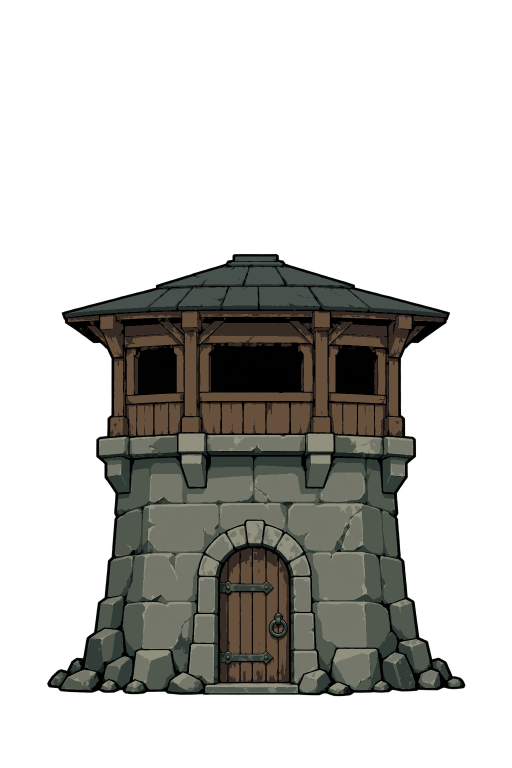
#> input picture docs/concepts/gloam-renewed/level-1.png, 1024 x 1536 px, found by its file name (shown at 1/2 size)
$ python gloamwatch_alignment.py ../docs/concepts/gloam-renewed/level-1.png
#> lines starting #> are read from the running program, lines starting #| are printed output that depends on the picture; after the words box and inside, x2 and y2 are one past the last pixel; in counts of white or black regions, pixels touching at a corner belong together
#> in run, a is the input picture: shape (1536, 1024, 4); mean R, G, B, A 24.7, 24.4, 21, 84.3
"""Measure the shared front-step anchor; optionally align by integer translation.

Run against the fixed-palette PNGs. No scaling, interpolation or palette changes.
The anchor is the center of the lowest step at its bottom ink stroke's top edge.
"""
import argparse
import json
from pathlib import Path

import numpy as np
from PIL import Image

from gloamwatch_palette import NAMES, PALETTE

TARGET = (512, 1457)


def measure(a, probe_x):
#> called with probe_x = 450
    solid = (a[..., 3] > 240) & (a[..., :3].max(axis=2) > 25)
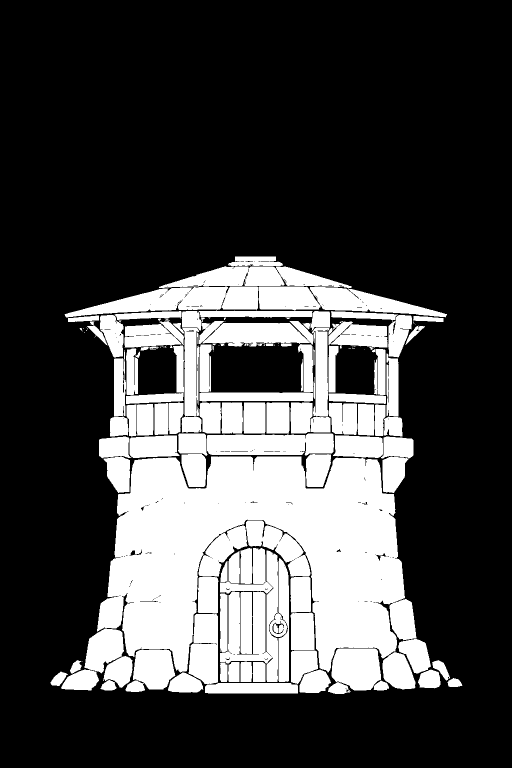
#> solid: shape (1536, 1024) bool (shown at 1/2 size); 27.5% white; 163 white regions (52 under 20 px), largest, box (x1, y1, x2, y2) and area: (194, 913, 833, 1345) 162418, (440, 1096, 578, 1364) 22554, (129, 573, 516, 635) 13120
    rows = np.flatnonzero(solid[1380:1480, probe_x]) + 1380
#> rows = [1380, 1381, 1382, 1383, 1384, 1385, 1386]
    baseline = int(rows[-1]) + 1
#> baseline = 1387
    row = baseline - 2
#> row = 1385
    left = right = probe_x
    while solid[row, left - 1]:
        left -= 1
#> this loop made 40 passes
#> left on passes 1 to 12: 449, 448, 447, 446, 445, 444, 443, 442, 441, 440, 439, 438
#> after the loop, left = 410
    while solid[row, right + 1]:
        right += 1
#> this loop made 145 passes
#> after the loop, right = 595
    center = (left + right + 1) / 2
#> center = 503
    return {'anchor': [int(round(center)), baseline],
            'step_center_x': center, 'step_edges': [left, right + 1]}


def run(source, destination):
    report = {'canvas': [1024, 1536], 'target_anchor': list(TARGET),
              'method': 'integer translation only; no resizing or interpolation',
              'files': {}}
    if destination:
        destination.mkdir(parents=True, exist_ok=True)
    allowed = {tuple(c) for c in PALETTE}
    for name in NAMES:
        a = np.array(Image.open(source / (name + '.png')).convert('RGBA'))
        assert a.shape == (1536, 1024, 4)
        before = measure(a, 450)
#> before = {'anchor': [503, 1387], 'step_center_x': 503, 'step_edges': [410, 596]}
        dx, dy = (TARGET[i] - before['anchor'][i] for i in range(2))
#> dx = 9; dy = 70
        item = {'before': before, 'translation': [dx, dy]}
        if destination:
            out = np.zeros_like(a)
            sx0, sx1 = max(0, -dx), min(1024, 1024 - dx)
            sy0, sy1 = max(0, -dy), min(1536, 1536 - dy)
            retained = np.zeros(a.shape[:2], dtype=bool)
            retained[sy0:sy1, sx0:sx1] = True
            assert not np.any((a[..., 3] >= 128) & ~retained), 'Visible artwork would be clipped'
            out[sy0+dy:sy1+dy, sx0+dx:sx1+dx] = a[sy0:sy1, sx0:sx1]
            after = measure(out, TARGET[0])
            assert after['anchor'] == list(TARGET)
            assert abs(after['step_center_x'] - TARGET[0]) <= 0.5
            colors = {tuple(c) for c in out[..., :3][out[..., 3] > 0]}
            assert colors <= allowed
            assert np.array_equal(out[sy0+dy:sy1+dy, sx0+dx:sx1+dx], a[sy0:sy1, sx0:sx1])
            Image.fromarray(out).save(destination / (name + '.png'))
            item.update(after=after, palette_preserved=True, retained_pixels_identical=True,
                        clipped_alpha_at_least_128=0,
                        clipped_low_alpha_pixels=int(np.count_nonzero((a[..., 3] > 0) & ~retained)))
        report['files'][name] = item
#> pass 2 of the loop in run, `for name in NAMES:`:
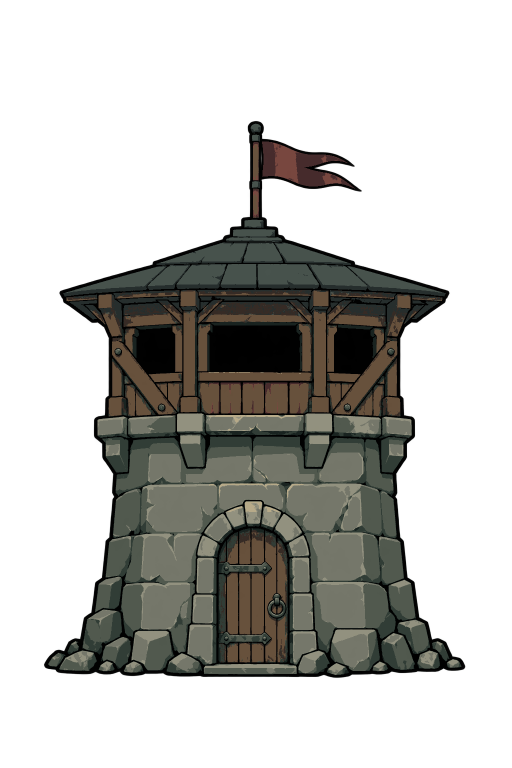
#> input picture docs/concepts/gloam-renewed/level-2.png, 1024 x 1536 px, found by its file name (shown at 1/2 size)
#> in run, a is the input picture: shape (1536, 1024, 4); mean R, G, B, A 25.8, 25.6, 22.1, 89
#> in measure (call 2), `solid = (a[..., 3] > 240) & (a[..., :3].max(axis=2) > 25)`:
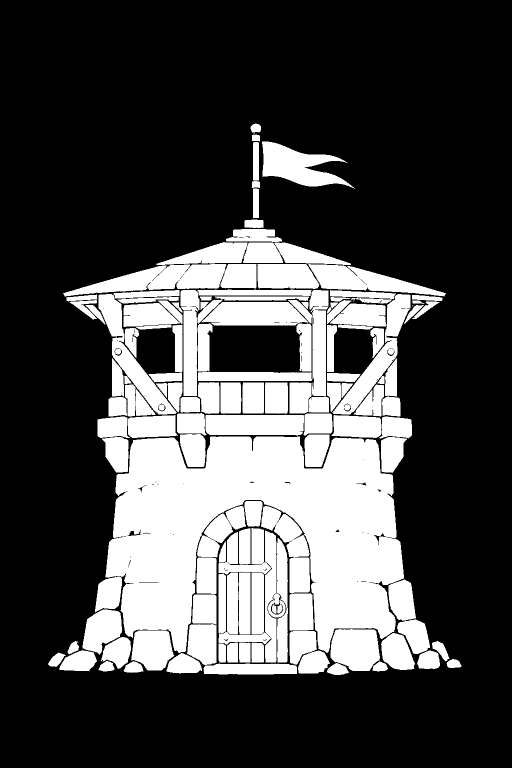
#> solid: shape (1536, 1024) bool (shown at 1/2 size); 29% white; 120 white regions (3 under 20 px), largest, box (x1, y1, x2, y2) and area: (211, 873, 808, 1306) 151600, (437, 1056, 576, 1325) 22073, (126, 528, 513, 593) 14041
#> rows = empty array
    if destination:
        (destination / 'alignment-verification.json').write_text(json.dumps(report, indent=2) + '\n')
    print(json.dumps(report, indent=2))


if __name__ == '__main__':
    parser = argparse.ArgumentParser(description=__doc__)
    parser.add_argument('source', type=Path)
    parser.add_argument('--output', type=Path, help='Omit for measurement only')
    args = parser.parse_args()
#> (the run stopped early here; a loop or call above may not have finished)
